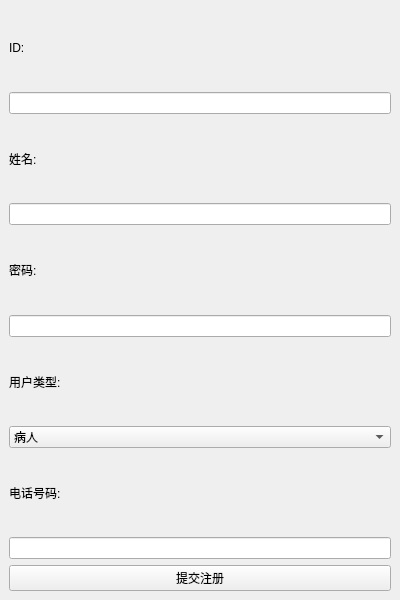
<?xml version="1.0" encoding="UTF-8"?>
<ui version="4.0">
 <class>RegisterWindow</class>
 <widget class="QMainWindow" name="RegisterWindow">
  <property name="windowTitle">
   <string>用户注册</string>
  </property>
  <property name="geometry">
   <rect>
    <x>100</x>
    <y>100</y>
    <width>400</width>
    <height>600</height>
   </rect>
  </property>
  <widget class="QWidget" name="centralwidget">
   <layout class="QVBoxLayout" name="verticalLayout">
    <item>
     <widget class="QLabel" name="register_id_label">
      <property name="text">
       <string>ID:</string>
      </property>
     </widget>
    </item>
    <item>
     <widget class="QLineEdit" name="register_id_input"/>
    </item>
    <item>
     <widget class="QLabel" name="register_name_label">
      <property name="text">
       <string>姓名:</string>
      </property>
     </widget>
    </item>
    <item>
     <widget class="QLineEdit" name="register_name_input"/>
    </item>
    <item>
     <widget class="QLabel" name="register_password_label">
      <property name="text">
       <string>密码:</string>
      </property>
     </widget>
    </item>
    <item>
     <widget class="QLineEdit" name="register_password_input">
      <property name="echoMode">
       <enum>QLineEdit::Password</enum>
      </property>
     </widget>
    </item>
    <item>
     <widget class="QLabel" name="user_type_label">
      <property name="text">
       <string>用户类型:</string>
      </property>
     </widget>
    </item>
    <item>
     <widget class="QComboBox" name="user_type_combo">
      <item>
       <property name="text">
        <string>病人</string>
       </property>
      </item>
      <item>
       <property name="text">
        <string>医生</string>
       </property>
      </item>
      <item>
       <property name="text">
        <string>管理员</string>
       </property>
      </item>
     </widget>
    </item>
    <item>
     <widget class="QLabel" name="register_phone_label">
      <property name="text">
       <string>电话号码:</string>
      </property>
     </widget>
    </item>
    <item>
     <widget class="QLineEdit" name="register_phone_input"/>
    </item>
    <item>
     <widget class="QPushButton" name="submit_register_button">
      <property name="text">
       <string>提交注册</string>
      </property>
     </widget>
    </item>
   </layout>
  </widget>
 </widget>
</ui>
